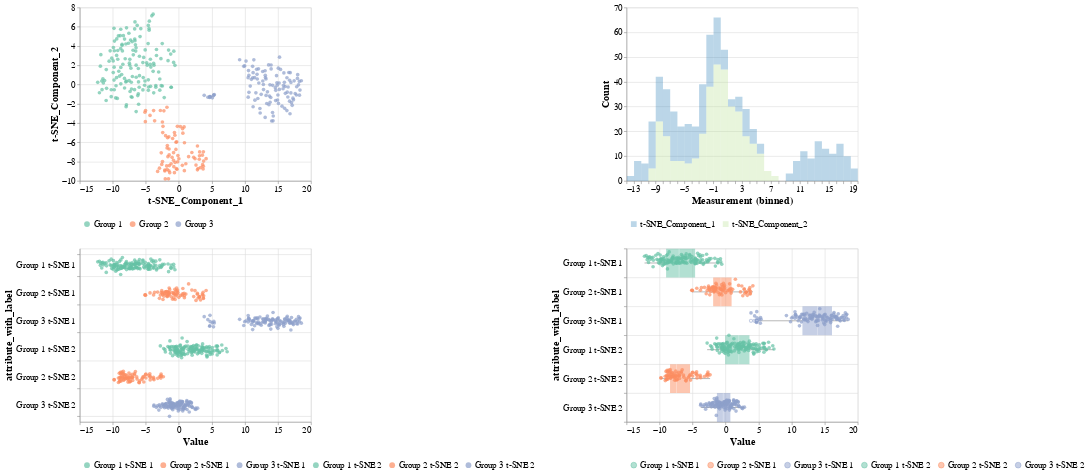

The cell this chart's notebook holds for it:
### Markdown cell above
<font size="+9" color="grey"><b>2.1. 1D</b></font><font size="+1" color="grey"><b> ( Cluster Identification) </b></font><br>

### Code cell
from Implementations.visualization import create_combined_chart
scatter_plot_single, gaussian_jitter, box_with_jitter, histogram_shade, combined_chart = create_combined_chart(
    df_agglomertive, "t-SNE_Component_1", "t-SNE_Component_2",
    color_column='Class2', 
    main_color_domain=["Group 1", "Group 2", "Group 3"], 
    main_attr_color_range=["#1f78b4", "#b2df8a"],
    main_color_range=["#66c2a5", "#fc8d62", "#8da0cb"], 
    attr_color_domain=[
        "Group 1 t-SNE 1", 
        "Group 2 t-SNE 1", 
        "Group 3 t-SNE 1", 
        "Group 1 t-SNE 2", 
        "Group 2 t-SNE 2",
        "Group 3 t-SNE 2", 
    ], 
    attr_color_range=["#66c2a5", "#fc8d62", "#8da0cb", "#66c2a5", "#fc8d62", "#8da0cb"],
    attribute_nomeclature=["t-SNE 1", "t-SNE 2"],
    width_single=800,
    height_single=400, 
    jitter_size=40
    # greyed_out_option=False
)
combined_chart.configure_title(
    fontSize=18
).configure_axis(
    labelFontSize=15,
    titleFontSize=18
).configure_legend(
    labelFontSize=15,
    titleFontSize=18,
    orient="bottom", title=None, padding=5, labelLimit=200, 
    # columns=3
)
# .save('../../images/case2_combined.png', format='png', scale_factor=2)

### Figure 1 — Vega-Lite specification as saved in the notebook (floating-point values rounded to 4 significant figures; data arrays with more than 128 entries replaced by an {"elided": "..."} marker saying what was removed)
{"config": {"view": {"continuousWidth": 300, "continuousHeight": 300}, "axis": {"labelFontSize": 15, "titleFontSize": 18}, "legend": {"labelFontSize": 15, "labelLimit": 200, "orient": "bottom", "padding": 5, "title": null, "titleFontSize": 18}, "title": {"fontSize": 18}}, "hconcat": [{"vconcat": [{"mark": {"type": "circle", "size": 40}, "encoding": {"color": {"condition": {"param": "param_7", "field": "Class2", "scale": {"domain": ["Group 1", "Group 2", "Group 3"], "range": ["#66c2a5", "#fc8d62", "#8da0cb"]}, "type": "nominal"}, "value": "lightgray"}, "x": {"field": "t-SNE_Component_1", "type": "quantitative"}, "y": {"field": "t-SNE_Component_2", "type": "quantitative"}}, "height": 300, "name": "view_10", "width": 400}, {"mark": {"type": "circle", "size": 40}, "encoding": {"color": {"condition": {"param": "param_7", "field": "attribute_with_label", "scale": {"domain": ["Group 1 t-SNE 1", "Group 2 t-SNE 1", "Group 3 t-SNE 1", "Group 1 t-SNE 2", "Group 2 t-SNE 2", "Group 3 t-SNE 2"], "range": ["#66c2a5", "#fc8d62", "#8da0cb", "#66c2a5", "#fc8d62", "#8da0cb"]}, "sort": ["Group 1 t-SNE 1", "Group 2 t-SNE 1", "Group 3 t-SNE 1", "Group 1 t-SNE 2", "Group 2 t-SNE 2", "Group 3 t-SNE 2"], "type": "nominal"}, "value": "lightgray"}, "x": {"field": "Value", "type": "quantitative"}, "y": {"axis": {"grid": true, "tickBand": "extent"}, "field": "attribute_with_label", "sort": ["Group 1 t-SNE 1", "Group 2 t-SNE 1", "Group 3 t-SNE 1", "Group 1 t-SNE 2", "Group 2 t-SNE 2", "Group 3 t-SNE 2"], "type": "nominal"}, "yOffset": {"field": "jitter", "type": "quantitative"}}, "height": 300, "name": "view_11", "transform": [{"fold": ["t-SNE_Component_1", "t-SNE_Component_2"], "as": ["Component", "Value"]}, {"calculate": "datum.Class2 + \" \" + (datum.Component == \"t-SNE_Component_1\" ? \"t-SNE 1\" : \"t-SNE 2\")", "as": "attribute_with_label"}, {"calculate": "sqrt(-2*log(random()))*cos(2*PI*random())", "as": "jitter"}, {"filter": {"param": "param_7"}}], "width": 400}], "resolve": {"scale": {"color": "independent"}}}, {"vconcat": [{"mark": {"type": "bar", "binSpacing": 0, "opacity": 0.3}, "encoding": {"color": {"field": "Experiment", "scale": {"domain": ["t-SNE_Component_1", "t-SNE_Component_2"], "range": ["#1f78b4", "#b2df8a"]}, "sort": ["t-SNE_Component_1", "t-SNE_Component_2"], "type": "nominal"}, "x": {"bin": {"maxbins": 50}, "field": "Measurement", "type": "quantitative"}, "y": {"aggregate": "count", "title": "Count", "type": "quantitative"}}, "height": 300, "name": "view_12", "transform": [{"fold": ["t-SNE_Component_1", "t-SNE_Component_2"], "as": ["Experiment", "Measurement"]}, {"filter": {"param": "param_7"}}], "width": 400}, {"layer": [{"mark": {"type": "boxplot", "opacity": 0.5, "size": 50}, "encoding": {"color": {"field": "attribute_with_label", "scale": {"domain": ["Group 1 t-SNE 1", "Group 2 t-SNE 1", "Group 3 t-SNE 1", "Group 1 t-SNE 2", "Group 2 t-SNE 2", "Group 3 t-SNE 2"], "range": ["#66c2a5", "#fc8d62", "#8da0cb", "#66c2a5", "#fc8d62", "#8da0cb"]}, "sort": ["Group 1 t-SNE 1", "Group 2 t-SNE 1", "Group 3 t-SNE 1", "Group 1 t-SNE 2", "Group 2 t-SNE 2", "Group 3 t-SNE 2"], "type": "nominal"}, "x": {"field": "Value", "type": "quantitative"}, "y": {"axis": {"grid": true, "tickBand": "extent"}, "field": "attribute_with_label", "sort": ["Group 1 t-SNE 1", "Group 2 t-SNE 1", "Group 3 t-SNE 1", "Group 1 t-SNE 2", "Group 2 t-SNE 2", "Group 3 t-SNE 2"], "type": "nominal"}}, "transform": [{"fold": ["t-SNE_Component_1", "t-SNE_Component_2"], "as": ["Component", "Value"]}, {"calculate": "datum.Class2 + \" \" + (datum.Component == \"t-SNE_Component_1\" ? \"t-SNE 1\" : \"t-SNE 2\")", "as": "attribute_with_label"}, {"filter": {"param": "param_7"}}]}, {"mark": {"type": "circle", "size": 40}, "encoding": {"color": {"condition": {"param": "param_7", "field": "attribute_with_label", "scale": {"domain": ["Group 1 t-SNE 1", "Group 2 t-SNE 1", "Group 3 t-SNE 1", "Group 1 t-SNE 2", "Group 2 t-SNE 2", "Group 3 t-SNE 2"], "range": ["#66c2a5", "#fc8d62", "#8da0cb", "#66c2a5", "#fc8d62", "#8da0cb"]}, "sort": ["Group 1 t-SNE 1", "Group 2 t-SNE 1", "Group 3 t-SNE 1", "Group 1 t-SNE 2", "Group 2 t-SNE 2", "Group 3 t-SNE 2"], "type": "nominal"}, "value": "lightgray"}, "x": {"field": "Value", "type": "quantitative"}, "y": {"axis": {"grid": true, "tickBand": "extent"}, "field": "attribute_with_label", "sort": ["Group 1 t-SNE 1", "Group 2 t-SNE 1", "Group 3 t-SNE 1", "Group 1 t-SNE 2", "Group 2 t-SNE 2", "Group 3 t-SNE 2"], "type": "nominal"}, "yOffset": {"field": "jitter", "type": "quantitative"}}, "name": "view_8", "transform": [{"fold": ["t-SNE_Component_1", "t-SNE_Component_2"], "as": ["Component", "Value"]}, {"calculate": "datum.Class2 + \" \" + (datum.Component == \"t-SNE_Component_1\" ? \"t-SNE 1\" : \"t-SNE 2\")", "as": "attribute_with_label"}, {"calculate": "sqrt(-2*log(random()))*cos(2*PI*random())", "as": "jitter"}, {"filter": {"param": "param_7"}}]}], "height": 300, "width": 400}], "resolve": {"scale": {"color": "independent"}}}], "data": {"name": "data-b1c7a935c78ba29f515a7dbcacd3040b"}, "params": [{"name": "param_7", "select": {"type": "interval", "encodings": ["x", "y"]}, "views": ["view_10"]}, {"name": "param_8", "select": {"type": "interval", "encodings": ["x", "y"]}, "bind": "scales", "views": ["view_11", "view_8"]}, {"name": "param_10", "select": {"type": "interval", "encodings": ["x", "y"]}, "bind": "scales", "views": ["view_12"]}], "resolve": {"scale": {"color": "independent"}}, "$schema": "https://vega.github.io/schema/vega-lite/v5.20.1.json", "datasets": {"data-b1c7a935c78ba29f515a7dbcacd3040b": {"elided": "336 records"}}}
